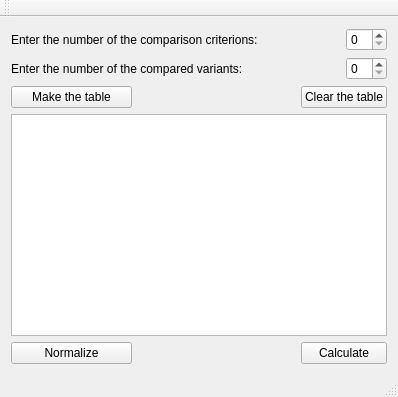
<?xml version="1.0" encoding="UTF-8"?>
<ui version="4.0">
 <class>MainWindow</class>
 <widget class="QMainWindow" name="MainWindow">
  <property name="geometry">
   <rect>
    <x>0</x>
    <y>0</y>
    <width>398</width>
    <height>397</height>
   </rect>
  </property>
  <property name="windowTitle">
   <string>MainWindow</string>
  </property>
  <widget class="QWidget" name="centralWidget">
   <layout class="QGridLayout" name="gridLayout">
    <item row="0" column="0" colspan="2">
     <widget class="QLabel" name="label">
      <property name="text">
       <string>Enter the number of the comparison criterions:</string>
      </property>
     </widget>
    </item>
    <item row="0" column="2" colspan="2">
     <spacer name="horizontalSpacer_3">
      <property name="orientation">
       <enum>Qt::Horizontal</enum>
      </property>
      <property name="sizeHint" stdset="0">
       <size>
        <width>44</width>
        <height>20</height>
       </size>
      </property>
     </spacer>
    </item>
    <item row="0" column="4">
     <widget class="QSpinBox" name="criterionsCountSpinBox"/>
    </item>
    <item row="1" column="0" colspan="2">
     <widget class="QLabel" name="label_2">
      <property name="text">
       <string>Enter the number of the compared variants:</string>
      </property>
     </widget>
    </item>
    <item row="1" column="2" colspan="2">
     <spacer name="horizontalSpacer_4">
      <property name="orientation">
       <enum>Qt::Horizontal</enum>
      </property>
      <property name="sizeHint" stdset="0">
       <size>
        <width>44</width>
        <height>20</height>
       </size>
      </property>
     </spacer>
    </item>
    <item row="1" column="4">
     <widget class="QSpinBox" name="variantsCountSpinBox"/>
    </item>
    <item row="2" column="0">
     <widget class="QPushButton" name="makeTablePushButton">
      <property name="text">
       <string>Make the table</string>
      </property>
     </widget>
    </item>
    <item row="2" column="1" colspan="2">
     <spacer name="horizontalSpacer">
      <property name="orientation">
       <enum>Qt::Horizontal</enum>
      </property>
      <property name="sizeHint" stdset="0">
       <size>
        <width>135</width>
        <height>20</height>
       </size>
      </property>
     </spacer>
    </item>
    <item row="2" column="3" colspan="2">
     <widget class="QPushButton" name="clearTablePushButton">
      <property name="text">
       <string>Clear the table</string>
      </property>
     </widget>
    </item>
    <item row="3" column="0" colspan="5">
     <widget class="QTableWidget" name="tableWidget"/>
    </item>
    <item row="4" column="0">
     <widget class="QPushButton" name="normalizeTablePushButton">
      <property name="text">
       <string>Normalize</string>
      </property>
     </widget>
    </item>
    <item row="4" column="1" colspan="2">
     <spacer name="horizontalSpacer_2">
      <property name="orientation">
       <enum>Qt::Horizontal</enum>
      </property>
      <property name="sizeHint" stdset="0">
       <size>
        <width>135</width>
        <height>20</height>
       </size>
      </property>
     </spacer>
    </item>
    <item row="4" column="3" colspan="2">
     <widget class="QPushButton" name="calculateTablePushButton">
      <property name="text">
       <string>Calculate</string>
      </property>
     </widget>
    </item>
   </layout>
  </widget>
  <widget class="QMenuBar" name="menuBar">
   <property name="geometry">
    <rect>
     <x>0</x>
     <y>0</y>
     <width>398</width>
     <height>26</height>
    </rect>
   </property>
  </widget>
  <widget class="QToolBar" name="mainToolBar">
   <attribute name="toolBarArea">
    <enum>TopToolBarArea</enum>
   </attribute>
   <attribute name="toolBarBreak">
    <bool>false</bool>
   </attribute>
  </widget>
  <widget class="QStatusBar" name="statusBar"/>
 </widget>
 <layoutdefault spacing="6" margin="11"/>
 <resources/>
 <connections/>
</ui>
